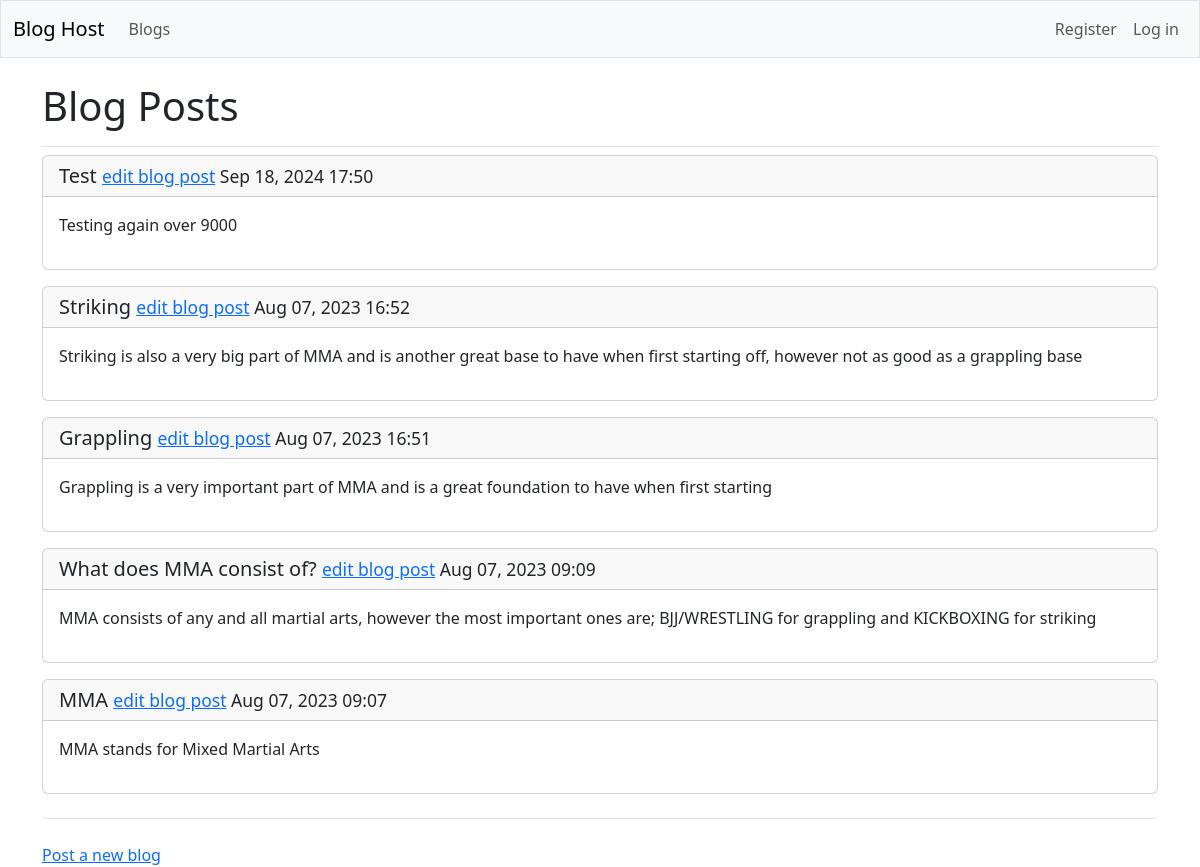
Page /blogposts/ on the committed database.
### blogs/models.py (models this page shows, shortened)
class BlogPost(models.Model):
	title = models.CharField(max_length = 100)
	text = models.CharField(max_length = 1000)
	date_added = models.DateTimeField(auto_now_add = True)
	owner = models.ForeignKey(User, on_delete=models.CASCADE)

### blogs/views.py (the view)
# urls.py: path('blogposts/', views.blogposts, name = 'blogposts'),
def blogposts(request):
	blogposts = BlogPost.objects.order_by('-date_added')
	context = {'blogposts':blogposts}
	return render(request, 'blogs/blogposts.html', context)

### blogs/templates/blogs/blogposts.html
{% extends 'blogs/base.html' %}
{% block page_header %}
<h1>Blog Posts</h1>
{% endblock page_header %}
{% block content %}
<ul class="list-group border-bottom pb-2 mb-4">
	{% for blogpost in blogposts %}
	<div class="card mb-3">
		<h5 class="card-header">
			{{ blogpost.title }}
			<small><a href="{% url 'blogs:edit_blogpost' blogpost.id %}">
			edit blog post</a> {{ blogpost.date_added|date:'M d, Y H:i' }}</small>
		</h5>
		<div class="card-body">{{ blogpost.text|linebreaks }}</div>
	</div>
	{% empty %}
	<li class="list-group-item border-0">No blogs posted yet.</li>
	{% endfor %}
</ul>
<a href="{% url 'blogs:new_blogpost' %}">Post a new blog</a>
{% endblock content %}

### blogs/templates/blogs/base.html (shortened to what this page needs)
<!doctype html>
<html lang="en">
<head>
  {% load django_bootstrap5 %}
  {% bootstrap_css %}
</head>
<body>
  <nav class="navbar navbar-expand-md navbar-light bg-light mb-4 border">
    <div class="container-fluid">
      <a class="navbar-brand" href="{% url 'blogs:index' %}">
          Blog Host</a>
      <div class="collapse navbar-collapse" id="navbarCollapse">
        <ul class="navbar-nav me-auto mb-2 mb-md-0">
          <li class="nav-item">
            <a class="nav-link" href="{% url 'blogs:blogposts' %}">
              Blogs</a></li>
        </ul>
        <ul class="navbar-nav ms-auto mb-2 mb-md-0">
          {% if user.is_authenticated %}
            <li class="nav-item">
              <span class="navbar-text me-2">Hello, {{ user.username }}.
                </span></li>
          {% else %}
            <li class="nav-item">
              <a class="nav-link" href="{% url 'users:register' %}">
                  Register</a></li>
            <li class="nav-item">
              <a class="nav-link" href="{% url 'users:login' %}">
                  Log in</a></li>
          {% endif %}
        </ul>
      </div>
    </div>
  </nav>
  <main class="container">
    <div class="pb-2 mb-2 border-bottom">
      {% block page_header %}{% endblock page_header %}
    </div>
    <div>
      {% block content %}{% endblock content %}
    </div>
  </main>
</body>
</html>

### rows in the picture
BlogPost: title "Test", date_added "Sep 18, 2024 17:50", text "Testing again over 9000"
BlogPost: title "Striking", date_added "Aug 07, 2023 16:52", text "Striking is also a very big part of MMA and is another great base to have when first starting off, however not as good as a grappling base"
BlogPost: title "Grappling", date_added "Aug 07, 2023 16:51", text "Grappling is a very important part of MMA and is a great foundation to have when first starting"
BlogPost: title "What does MMA consist of?", date_added "Aug 07, 2023 09:09", text "MMA consists of any and all martial arts, however the most important ones are; BJJ/WRESTLING for grappling and KICKBOXING for striking"
BlogPost: title "MMA", date_added "Aug 07, 2023 09:07", text "MMA stands for Mixed Martial Arts"
